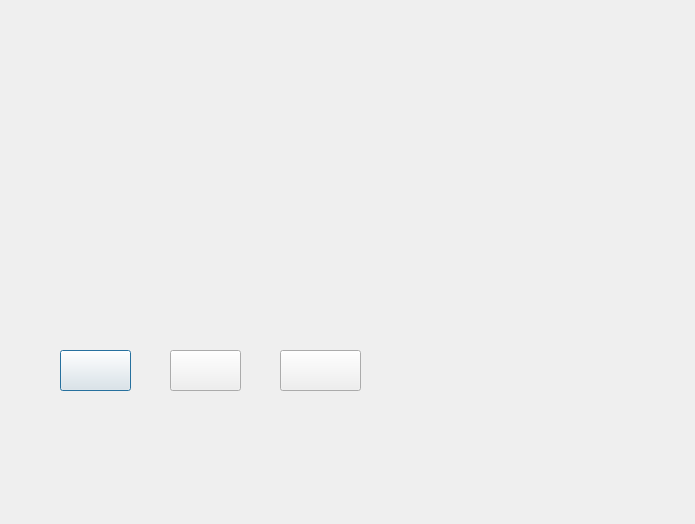
<?xml version="1.0" encoding="UTF-8"?>
<ui version="4.0">
 <class>Result3_1Dialog</class>
 <widget class="QDialog" name="Result3_1Dialog">
  <property name="geometry">
   <rect>
    <x>0</x>
    <y>0</y>
    <width>695</width>
    <height>524</height>
   </rect>
  </property>
  <property name="styleSheet">
   <string notr="true">border-image: url(:/images/l_3_1.png);</string>
  </property>
  <widget class="QPushButton" name="difficultyUpBtn">
   <property name="geometry">
    <rect>
     <x>60</x>
     <y>350</y>
     <width>71</width>
     <height>41</height>
    </rect>
   </property>
   <property name="styleSheet">
    <string notr="true">border-image: url(:/images/next_level_button.png);</string>
   </property>
   <property name="text">
    <string/>
   </property>
  </widget>
  <widget class="QPushButton" name="nextLevelBtn">
   <property name="geometry">
    <rect>
     <x>170</x>
     <y>350</y>
     <width>71</width>
     <height>41</height>
    </rect>
   </property>
   <property name="styleSheet">
    <string notr="true">border-image: url(:/images/next_cart_button.png);</string>
   </property>
   <property name="text">
    <string/>
   </property>
  </widget>
  <widget class="QPushButton" name="backToMenuBtn">
   <property name="geometry">
    <rect>
     <x>280</x>
     <y>350</y>
     <width>81</width>
     <height>41</height>
    </rect>
   </property>
   <property name="styleSheet">
    <string notr="true">border-image: url(:/images/main_window.png);</string>
   </property>
   <property name="text">
    <string/>
   </property>
  </widget>
 </widget>
 <resources/>
 <connections/>
</ui>
